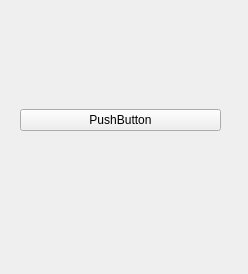
<?xml version="1.0" encoding="UTF-8"?>
<ui version="4.0">
 <class>DockWidget</class>
 <widget class="QDockWidget" name="DockWidget">
  <property name="geometry">
   <rect>
    <x>0</x>
    <y>0</y>
    <width>248</width>
    <height>274</height>
   </rect>
  </property>
  <property name="windowTitle">
   <string>DockWidget</string>
  </property>
  <widget class="QWidget" name="dockWidgetContents">
   <widget class="QWidget" name="gridLayoutWidget">
    <property name="geometry">
     <rect>
      <x>20</x>
      <y>20</y>
      <width>201</width>
      <height>201</height>
     </rect>
    </property>
    <layout class="QGridLayout" name="gridLayout">
     <item row="0" column="0">
      <widget class="QPushButton" name="pushButton">
       <property name="text">
        <string>PushButton</string>
       </property>
      </widget>
     </item>
    </layout>
   </widget>
  </widget>
 </widget>
 <resources/>
 <connections/>
</ui>
